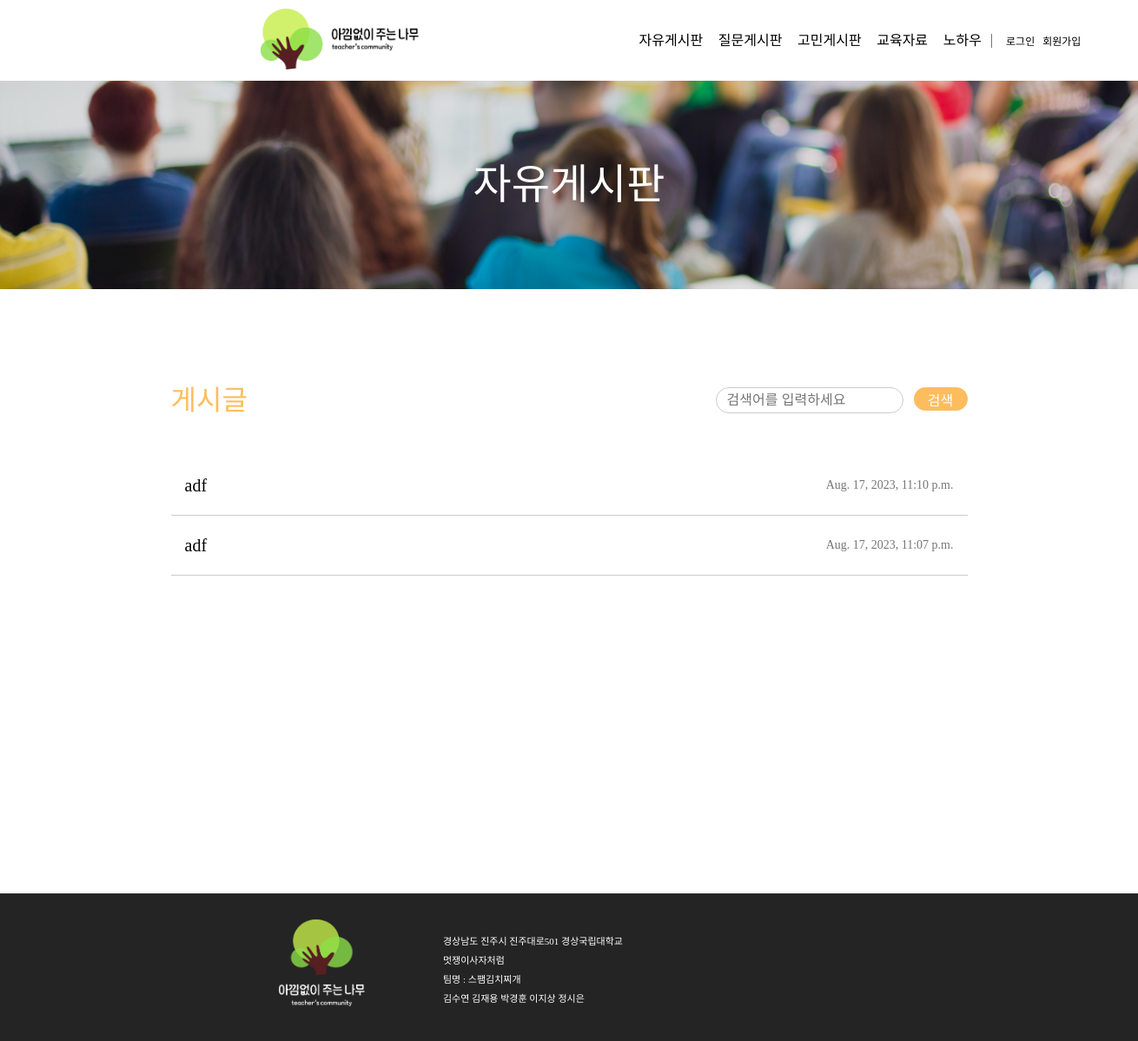
The app's page /free_board/ with its own data.
### teacher_community/models.py (models this page shows, shortened)
class Post(models.Model):
    author = models.ForeignKey(
        Teacher, related_name="post_author", on_delete=models.CASCADE
    )
    title = models.CharField(max_length=255)
    content = models.TextField()
    created_at = models.DateTimeField(auto_now_add=True)
    updated_at = models.DateTimeField(auto_now=True)
    views = models.PositiveIntegerField(default=0)  # 조회수 필드 추가
    likes_user = models.ManyToManyField(
        settings.AUTH_USER_MODEL, related_name="likes_user", blank=True
    )
    category = models.CharField(max_length=10)
    file = models.FileField(upload_to="post_files/", blank=True, null=True)  # 파일 첨부 필드
    class Meta:
        ordering = ["-created_at"]  # 최신 글이 먼저 오도록 정렬

### teacher_community/views.py (the view)
# urls.py: path("free_board/", views.free_board, name="free_board"),
def free_board(request):
    posts = Post.objects.filter(category="자유게시판")
    print("실행1")
    return render(request, "free_board.html", {"posts": posts})

### templates/free_board.html (shortened to what this page needs)
{% extends 'nav_footer.html' %} {% load static %} {% block content %}
<!DOCTYPE html>
<html lang="ko">
  <head>
    <link rel="stylesheet" href="{% static 'css/free_board.css' %}" />
  </head>
  <body>
    <div class="wrapper">
      <div class="backgroundTitle"><span>자유게시판</span></div>
      <div class="main">
        <div class="upMain">
          <div class="postName">게시글</div>
          <div class="search">
            <form action="{% url 'free_search' %}" method="GET">
              <div class="searchwrapper">
                <div class="searchBox">
                  <input
                    type="text"
                    class="textBox"
                    name="q"
                    placeholder="검색어를 입력하세요"
                  />
                </div>
                <button type="submit" class="searchButton">
                  <div class="searchButtonText">검색</div>
                </button>
              </div>
            </form>
          </div>
        </div>
        <div class="midMain">
          {% for post in posts %}
          <a href="{% url 'detail' post.id %}" class="post">
            <div class="postTitle">{{ post.title }}</div>
            <div class="postTime">{{ post.created_at }}</div>
          </a>
          {% endfor %}
        </div>
        <div class="downMain">
        </div>
      </div>
    </div>
  </body>
</html>
{% endblock %}

### static/css/nav2.css (style rules this page uses)
* { box-sizing: content-box; }
body, main, div, h1, h2, h3 { margin: 0; padding: 0; }
a { text-decoration: none; color: inherit; }
html, body, div, span, applet, object, iframe, h1, h2, h3, h4, h5, h6, p, blockquote, pre, a, abbr, acronym, address, big, cite, code, del, dfn, em, img, ins, kbd, q, s, samp, small, strike, strong, sub, sup, tt, var, b, u, i, center, dl, dt, dd, ol, ul, li, fieldset, form, label, legend, table, caption, tbody, tfoot, thead, tr, th, td, article, aside, canvas, details, embed, figure, figcaption, footer, header, hgroup, menu, nav, output, ruby, section, summary, time, mark, audio, video { margin: 0; padding: 0; border: 0; font-size: 100%; font: inherit; vertical-align: baseline; }
body { line-height: 1; }
.wrapper { align-items: center; }

### static/css/footer2.css (style rules this page uses)
* { box-sizing: content-box; }
body, main, div, h1, h2, h3 { margin: 0; padding: 0; }
a { text-decoration: none; color: inherit; }
html, body, div, span, applet, object, iframe, h1, h2, h3, h4, h5, h6, p, blockquote, pre, a, abbr, acronym, address, big, cite, code, del, dfn, em, img, ins, kbd, q, s, samp, small, strike, strong, sub, sup, tt, var, b, u, i, center, dl, dt, dd, ol, ul, li, fieldset, form, label, legend, table, caption, tbody, tfoot, thead, tr, th, td, article, aside, canvas, details, embed, figure, figcaption, footer, header, hgroup, menu, nav, output, ruby, section, summary, time, mark, audio, video { margin: 0; padding: 0; border: 0; font-size: 100%; font: inherit; vertical-align: baseline; }
body { line-height: 1; }

### static/css/free_board.css (style rules this page uses)
html, body, div, span, applet, object, iframe, h1, h2, h3, h4, h5, h6, p, blockquote, pre, a, abbr, acronym, address, big, cite, code, del, dfn, em, img, ins, kbd, q, s, samp, small, strike, strong, sub, sup, tt, var, b, u, i, center, dl, dt, dd, ol, ul, li, fieldset, form, label, legend, table, caption, tbody, tfoot, thead, tr, th, td, article, aside, canvas, details, embed, figure, figcaption, footer, header, hgroup, menu, nav, output, ruby, section, summary, time, mark, audio, video { margin: 0; padding: 0; border: 0; font-size: 100%; font: inherit; vertical-align: baseline; }
body { line-height: 1; }
a { text-decoration: none; color: inherit; }
.wrapper { display: flex; flex-direction: column; justify-content: center; align-items : center; }
.backgroundTitle { position: relative; width: 100%; height: 240px; background-image: url("../img/concernimg.png"); background-repeat: no-repeat; background-size: cover; text-align: center; display: flex; justify-content: center; align-items: center; font-size: 48px; font-family: 'Pretendard-SemiBold'; color: #ffffff; }
.main { width: 70%; position: relative; margin: 6rem 30rem 6rem 30rem; padding: 1rem; }
.upMain { display: flex; align-items: center; justify-content: space-between; }
.postName { font-size: 32px; color: #fdbd5e; font-family:'Pretendard-Bold'; }
.search { display: flex; align-items: center; }
.textBox { width: 200px; height: 20px; padding-top: 4px; padding-bottom: 4px; padding-left: 12px; border: 1px solid #ccc; border-radius: 20px; font-size: 16px; }
.searchwrapper { display: flex; }
.searchButton { width: 50px; height: 25px; border-radius: 20px; display: flex; align-items: center; justify-content: center; color: white; background-color: #fdbd5e; font-size: 16px; margin-left: 12px; border: none; cursor: pointer; }
.searchButtonText { color: white; }
.midMain { margin-top: 3rem; width: 100%; }
.post { padding: 1.5rem 1rem; display: flex; align-items: center; justify-content: space-between; border-bottom: 1px solid #ccc; }
.postTitle { font-size: 20px; font-family: 'Pretendard-Regular'; }
.postTime { color: #767676; font-size: 14px; font-family: 'Pretendard-Light'; }
.downMain { position:relative; display: flex; justify-content: center; align-items: center; flex-direction: column; margin-top: 2rem; height:10rem; padding: 1rem; }

### records on screen
Post: title "adf", created_at "Aug. 17, 2023, 11:10 p.m."
Post: title "adf", created_at "Aug. 17, 2023, 11:07 p.m."
